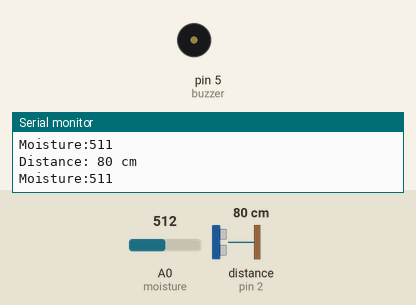
Recording of a sketch running on a simulated Arduino Uno, built with avr-gcc and run on an emulated ATmega328P. On the bench: buzzer (waves = sounding, pin HIGH), the last lines printed to the serial monitor. Wiring (inferred from the names in the program): ultrasonic range finder: trigger pin 3; echo pin 2. Inputs (shaded band) come from the test bench; at power-on: distance to the obstacle (sensor on pin 2) 80 cm, A0 (moisture) = 512. The echo pulse lasts 58.3 µs per cm; pins used as bus, display or sensor lines are not drawn.

Above: at 1.7 s.
1.8 s: distance to the obstacle (sensor on pin 2) set to 8 cm
4.7 s: distance to the obstacle (sensor on pin 2) set to 5 cm
At 6.8 s:
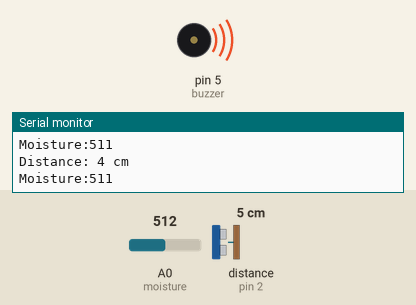
8.7 s: distance to the obstacle (sensor on pin 2) set to 9 cm
10.7 s: A0 (moisture) set to 438
13.1 s: A0 (moisture) set to 415
At 16.4 s:
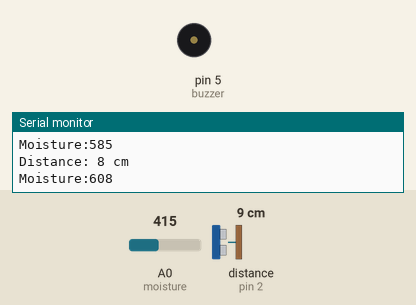
17.1 s: A0 (moisture) set to 511
Timing chart, 0 to 20.1 s (numbered marks = the images above; inputs shaded):
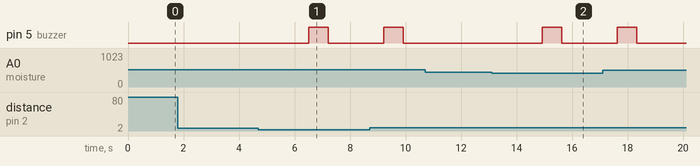

The sketch:

NANA.ino
```cpp
#define echoPin 2 // attach pin D2 Arduino to pin Echo of HC-SR04
#define trigPin 3 // attach pin D3 Arduino to pin Trig of HC-SR04                                          \

#define buzzer 5
#define moisture A0
long duration; // Variable to store time taken to the pulse
               // to reach receiver

int distance; // Variable to store distance calculated using
              // formula

void setup()
{
    pinMode(trigPin,
            OUTPUT); // Sets the trigPin as an OUTPUT
    pinMode(echoPin, INPUT); // Sets the echoPin as an INPUT
    pinMode(buzzer,OUTPUT);
    //pinMode(moisture,INPUT);


    // Serial Communication is starting with 9600 of
    // baudrate speed
    Serial.begin(9600);

    // The text to be printed in serial monitor
    Serial.println(
        "Distance measurement using Arduino Uno.");
    delay(500);
}

void loop()
{
    digitalWrite(trigPin, LOW);
    delayMicroseconds(2); // wait for 2 ms to avoid
                          // collision in serial monitor

    digitalWrite(
        trigPin,
        HIGH); // turn on the Trigger to generate pulse
    delayMicroseconds(
        10); // keep the trigger "ON" for 10 ms to generate
             // pulse for 10 ms.

    digitalWrite(trigPin,
                 LOW); // Turn off the pulse trigger to stop
                       // pulse generation

    // If pulse reached the receiver echoPin
    // become high Then pulseIn() returns the
    // time taken by the pulse to reach the
    // receiver

    duration = pulseIn(echoPin, HIGH);
    distance
        = duration * 0.0344 / 2; // Expression to calculate
                                 // distance using time

    Serial.print("Distance: ");
    Serial.print(
        distance); // Print the output in serial monitor
    Serial.println(" cm");
    int moist=map(analogRead(moisture),1023,0,0,1023);
    Serial.print("Moisture:");
    Serial.println(moist);
    delay(1000);
    if(distance<6||moist>600)
    {
    digitalWrite(buzzer,HIGH);
    delay(700);
    digitalWrite(buzzer,LOW);
    delay(1000);
    }
}
```

Measured:
- the behaviour switches between 7 and 6 cm on distance to the obstacle (sensor on pin 2) (found by bisection; images 0 and 1)
- the behaviour switches between 423 and 422 on A0 (moisture) (found by bisection; images 1 and 2)
- after the input at 4.7 s, pin 5 (buzzer): LOW → HIGH after 1.8 s, → LOW 0.70 s later
- after the input at 13.1 s, pin 5 (buzzer): LOW → HIGH after 1.8 s, → LOW 0.70 s later
